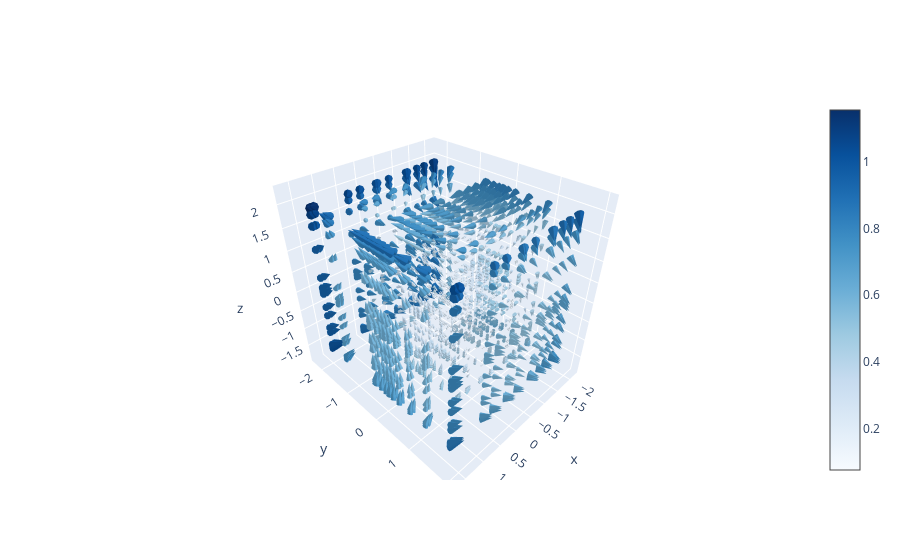

This figure's notebook cell:
### Markdown cell above
Antes de começar a calcular a integral vamos dar uma olhada no grafico da curva e do compo

### Code cell
av.plot3d_vector_field(field1(x,y,z),(x,-2,2),(y,-2,2),(z,-2,2),points=15,sizeref=3)

### Figure 1 — Plotly figure (JSON) as saved in the notebook; plotly's stock layout.template omitted (floating-point values rounded to 4 significant figures; data arrays with more than 128 entries replaced by an {"elided": "..."} marker saying what was removed)
{"data": [{"colorscale": [[0, "rgb(247,251,255)"], [0.125, "rgb(222,235,247)"], [0.25, "rgb(198,219,239)"], [0.375, "rgb(158,202,225)"], [0.5, "rgb(107,174,214)"], [0.625, "rgb(66,146,198)"], [0.75, "rgb(33,113,181)"], [0.875, "rgb(8,81,156)"], [1, "rgb(8,48,107)"]], "sizemode": "scaled", "sizeref": 3, "type": "cone", "u": {"elided": "3375 float values"}, "v": {"elided": "3375 float values"}, "w": {"elided": "3375 float values"}, "x": {"elided": "3375 float values"}, "y": {"elided": "3375 float values"}, "z": {"elided": "3375 float values"}}], "layout": {}}
